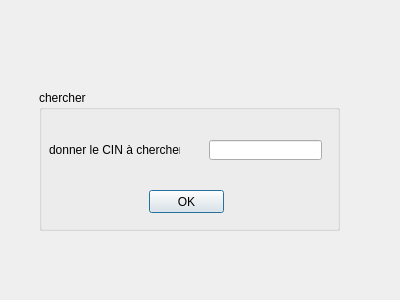
<?xml version="1.0" encoding="UTF-8"?>
<ui version="4.0">
 <class>Dialog_modifier</class>
 <widget class="QDialog" name="Dialog_modifier">
  <property name="geometry">
   <rect>
    <x>0</x>
    <y>0</y>
    <width>400</width>
    <height>300</height>
   </rect>
  </property>
  <property name="windowTitle">
   <string>modifier client</string>
  </property>
  <widget class="QGroupBox" name="groupBox">
   <property name="geometry">
    <rect>
     <x>39</x>
     <y>90</y>
     <width>301</width>
     <height>141</height>
    </rect>
   </property>
   <property name="title">
    <string>chercher</string>
   </property>
   <widget class="QLabel" name="cin_chercher">
    <property name="geometry">
     <rect>
      <x>10</x>
      <y>50</y>
      <width>131</width>
      <height>20</height>
     </rect>
    </property>
    <property name="text">
     <string>donner le CIN à chercher</string>
    </property>
   </widget>
   <widget class="QLineEdit" name="chercher_cin">
    <property name="geometry">
     <rect>
      <x>170</x>
      <y>50</y>
      <width>113</width>
      <height>20</height>
     </rect>
    </property>
   </widget>
   <widget class="QPushButton" name="pushButton">
    <property name="geometry">
     <rect>
      <x>110</x>
      <y>100</y>
      <width>75</width>
      <height>23</height>
     </rect>
    </property>
    <property name="text">
     <string>OK</string>
    </property>
   </widget>
  </widget>
 </widget>
 <resources/>
 <connections/>
</ui>
